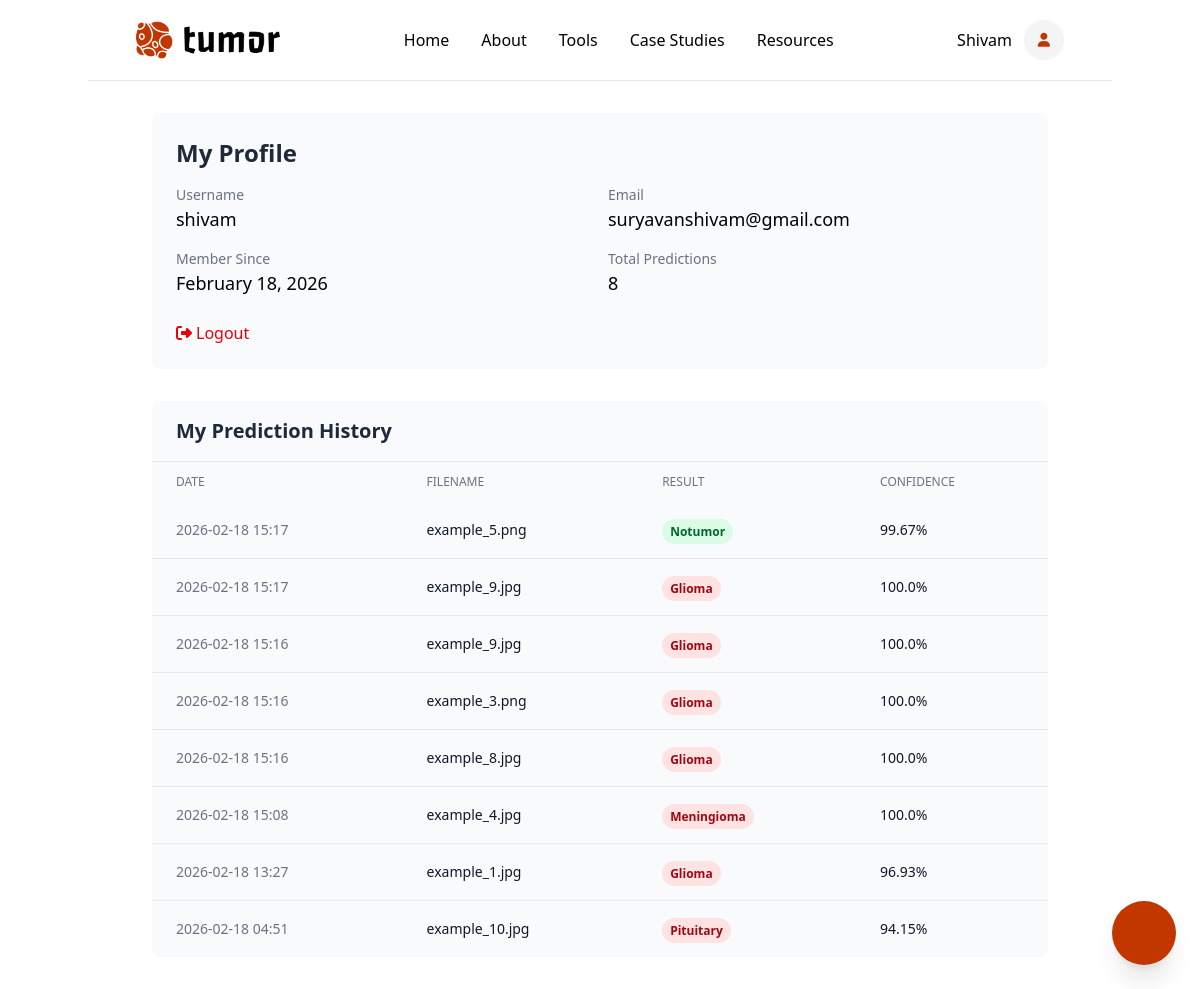
The app's page /profile (signed in), older data.
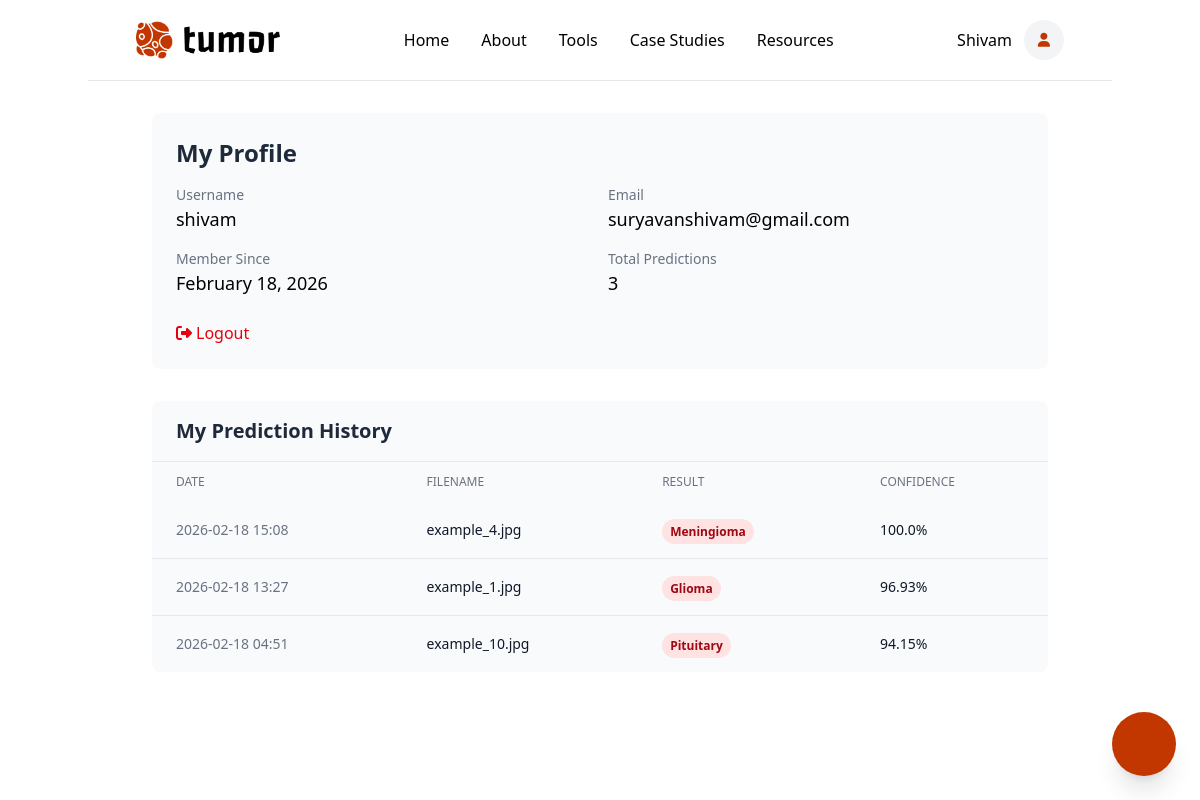
The same page, newer data.
### main.py (models this page shows, shortened)
class User(UserMixin, db.Model):
    id = db.Column(db.Integer, primary_key=True)
    username = db.Column(db.String(80), unique=True, nullable=False)
    email = db.Column(db.String(120), unique=True, nullable=False)
    password_hash = db.Column(db.String(256), nullable=False)
    is_admin = db.Column(db.Boolean, default=False)
    created_at = db.Column(db.DateTime, default=datetime.utcnow)
    predictions = db.relationship('Prediction', backref='user', lazy=True)

class Prediction(db.Model):
    id = db.Column(db.Integer, primary_key=True)
    user_id = db.Column(db.Integer, db.ForeignKey('user.id'), nullable=False)
    filename = db.Column(db.String(255), nullable=False)
    prediction = db.Column(db.String(50), nullable=False)
    confidence = db.Column(db.Float, nullable=False)
    has_tumor = db.Column(db.Boolean, nullable=False)
    glioma_prob = db.Column(db.Float)
    meningioma_prob = db.Column(db.Float)
    notumor_prob = db.Column(db.Float)
    pituitary_prob = db.Column(db.Float)
    created_at = db.Column(db.DateTime, default=datetime.utcnow)

### main.py (the view)
@app.route('/profile')
@login_required
def profile():
    user_predictions = Prediction.query.filter_by(user_id=current_user.id).order_by(Prediction.created_at.desc()).all()
    return render_template('profile.html', user=current_user, predictions=user_predictions)

### main.py (called while the page is built)
@login_manager.user_loader
def load_user(user_id):
    return User.query.get(int(user_id))

### templates/profile.html (shortened to what this page needs)
<!DOCTYPE html>
<html lang="en">
<head>
    <link rel="stylesheet" href="https://cdnjs.cloudflare.com/ajax/libs/font-awesome/6.5.1/css/all.min.css">
    <script src="https://cdn.jsdelivr.net/npm/@tailwindcss/browser@4"></script>
</head>
<body class="bg-white">
    <header
        class="container mx-auto px-6 sm:px-12 py-4 flex items-center justify-between border-b border-gray-200 relative">
        <a href="/" class="flex items-center space-x-2">
            <img src="/assets/logo.png" alt="YYOG" class="h-12 w-auto" />
        </a>
        <nav class="hidden sm:flex items-center space-x-8 text-black">
            <a href="/" class="hover:text-special-red">Home</a>
            <a href="./pages/about" class="hover:text-special-red ">About</a>
            <a href="./pages/tools" class="hover:text-special-red">Tools</a>
            <a href="./pages/case-studies" class="hover:text-special-red">Case Studies</a>
            <a href="./pages/resources" class="hover:text-special-red">Resources</a>
        </nav>
        <div class="flex items-center gap-3">
            <div class="flex items-center space-x-3">
                {% if current_user.is_authenticated %}
                <span class="flex items-center gap-3">
                    <span class="first-letter:uppercase">
                        {{ current_user.username }}
                    </span>
                    <a href="{{ url_for('profile') }}" class="w-10 h-10 flex items-center justify-center
                          rounded-full bg-gray-100 text-special-red hover:bg-gray-200">
                        <i class="fas fa-user text-sm"></i>
                    </a>
                </span>
                {% else %}
                 <a href="{{ url_for('login') }}"
                    class="text-white bg-special-red hover:bg-special-red/90 px-4 py-2 rounded-full  text-sm">
                    Login/Register
                </a>
                {% endif %}
            </div>
        </div>
    </header>
    <button id="chatToggle" class="group fixed bottom-6 right-6 bg-special-red hover:bg-special-red/90
    text-white p-2 rounded-full shadow-xl transition
    hover:scale-110 duration-300 cursor-pointer z-50 flex items-center justify-center">
        <iframe src="https://lottie.host/embed/ca1dc02c-a91a-4b3a-9c1f-d9c7e0d1ce3f/LXwxXKrzKI.lottie"
            class="w-10 h-10 md:w-12 md:h-12 pointer-events-none ">
        </iframe>
    </button>
    <main class="container mx-auto px-4 py-8">
        <div class="max-w-4xl mx-auto">
            <div class="bg-slate-50 rounded-lg p-6 mb-8">
                <h1 class="text-2xl font-bold text-gray-800 mb-4">My Profile</h1>
                <div class="grid grid-cols-1 md:grid-cols-2 gap-4">
                    <div>
                        <p class="text-sm text-gray-500">Username</p>
                        <p class="text-lg font-medium">{{ user.username }}</p>
                    </div>
                    <div>
                        <p class="text-sm text-gray-500">Email</p>
                        <p class="text-lg font-medium">{{ user.email }}</p>
                    </div>
                    <div>
                        <p class="text-sm text-gray-500">Member Since</p>
                        <p class="text-lg font-medium">{{ user.created_at.strftime('%B %d, %Y') }}</p>
                    </div>
                    <div>
                        <p class="text-sm text-gray-500">Total Predictions</p>
                        <p class="text-lg font-medium">{{ predictions|length }}</p>
                    </div>
                    <a href="{{ url_for('logout') }}" class="mt-2 text-red-600 hover:text-red-700 flex items-center">
                        <i class="fas fa-sign-out-alt mr-1"></i> Logout
                    </a>
                </div>
            </div>
            <div class="bg-slate-50 rounded-lg">
                <div class="px-6 py-4 border-b border-gray-200">
                    <h2 class="text-xl font-bold text-gray-800">My Prediction History</h2>
                </div>
                {% if predictions %}
                <div class="overflow-x-auto">
                    <table class="w-full">
                        <thead class="bg-gray-50">
                            <tr>
                                <th class="px-6 py-3 text-left text-xs font-medium text-gray-500 uppercase">Date</th>
                                <th class="px-6 py-3 text-left text-xs font-medium text-gray-500 uppercase">Filename
                                </th>
                                <th class="px-6 py-3 text-left text-xs font-medium text-gray-500 uppercase">Result</th>
                                <th class="px-6 py-3 text-left text-xs font-medium text-gray-500 uppercase">Confidence
                                </th>
                            </tr>
                        </thead>
                        <tbody class="divide-y divide-gray-200">
                            {% for pred in predictions %}
                            <tr>
                                <td class="px-6 py-4 text-sm text-gray-500">{{ pred.created_at.strftime('%Y-%m-%d
                                    %H:%M') }}</td>
                                <td class="px-6 py-4 text-sm text-gray-900">{{ pred.filename }}</td>
                                <td class="px-6 py-4">
                                    <span class="px-2 py-1 text-xs font-semibold rounded-full
                                        {% if pred.prediction == 'Notumor' %}bg-green-100 text-green-800
                                        {% else %}bg-red-100 text-red-800{% endif %}">
                                        {{ pred.prediction }}
                                    </span>
                                </td>
                                <td class="px-6 py-4 text-sm text-gray-900">{{ pred.confidence }}%</td>
                            </tr>
                            {% endfor %}
                        </tbody>
                    </table>
                </div>
                {% else %}
                <div class="p-8 text-center text-gray-500">
                    <i class="fas fa-brain text-4xl mb-4"></i>
                    <p>No predictions yet. <a href="{{ url_for('pages', page='tools.html') }}"
                            class="text-special-red hover:underline">Try it now!</a></p>
                </div>
                {% endif %}
            </div>
        </div>
    </main>
</body>
</html>

### templates/profile.html (style rules this page uses)
* { scroll-behavior: smooth; }

Row changes from the older to the newer data that the page shows:
removed Prediction: created_at "2026-02-18 15:17", filename "example_5.png", prediction "Notumor", confidence "99.67"
removed Prediction: created_at "2026-02-18 15:17", filename "example_9.jpg", prediction "Glioma", confidence "100.0"
removed Prediction: created_at "2026-02-18 15:16", filename "example_9.jpg", prediction "Glioma", confidence "100.0"
removed Prediction: created_at "2026-02-18 15:16", filename "example_3.png", prediction "Glioma", confidence "100.0"
removed Prediction: created_at "2026-02-18 15:16", filename "example_8.jpg", prediction "Glioma", confidence "100.0"
Text that changed along with them:
{{ predictions|length }}: "8" → "3"
